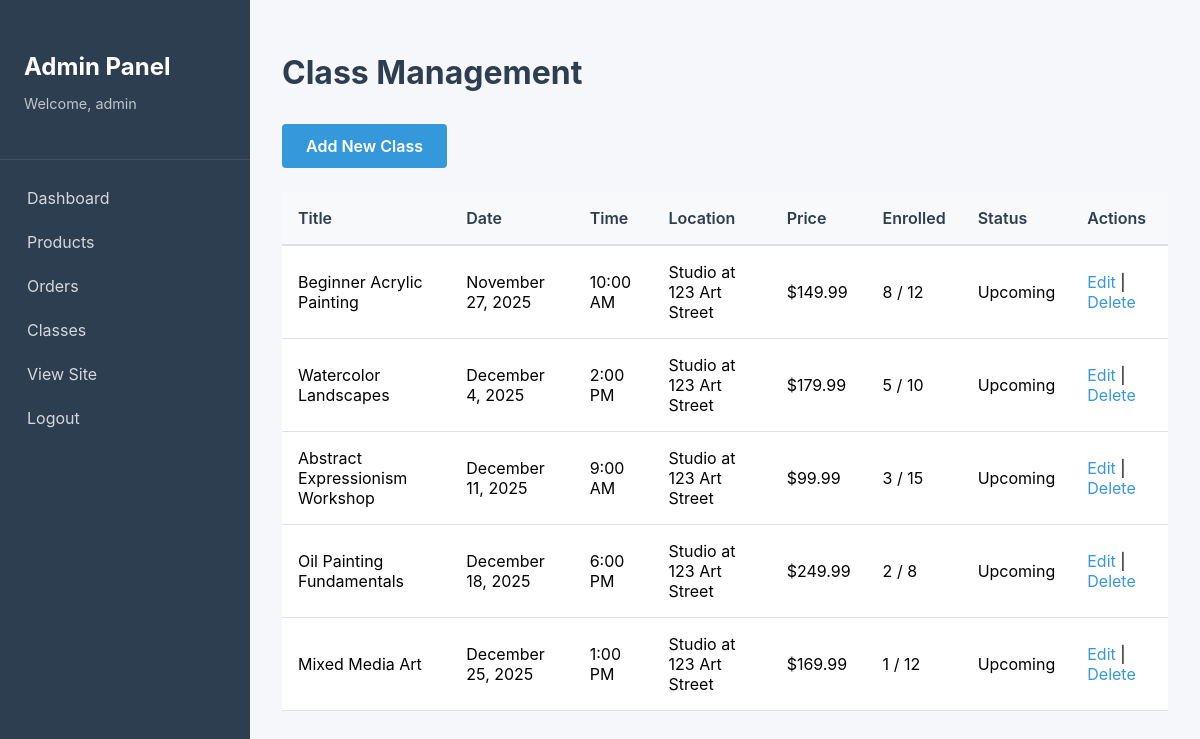
Page /index.php?page=admin&action=classes (signed in) on the committed database.
### tables this page shows
CREATE TABLE IF NOT EXISTS classes (
    id INT AUTO_INCREMENT PRIMARY KEY,
    title VARCHAR(200) NOT NULL,
    description TEXT,
    syllabus TEXT,
    required_materials TEXT,
    date DATE NOT NULL,
    time TIME NOT NULL,
    location VARCHAR(200),
    price DECIMAL(10, 2) NOT NULL,
    capacity INT NOT NULL,
    enrolled INT DEFAULT 0,
    status ENUM('upcoming', 'in_progress', 'completed', 'cancelled') DEFAULT 'upcoming',
    image_url VARCHAR(255),
    created_at TIMESTAMP DEFAULT CURRENT_TIMESTAMP,
    updated_at TIMESTAMP DEFAULT CURRENT_TIMESTAMP ON UPDATE CURRENT_TIMESTAMP,
    INDEX idx_date (date),
    INDEX idx_status (status)
);

### app/controllers/AdminController.php (called while the page is built, shortened)
<?php
class AdminController {
    private $classModel;
    public function __construct() {
        $this->classModel = new ClassModel();
    }
    public function classes() {
        $classes = $this->classModel->getAll();
        $data = [
            'title' => 'Class Management',
            'classes' => $classes
        ];
        require_once APP_PATH . '/views/layouts/admin_header.php';
        require_once APP_PATH . '/views/admin/classes.php';
        require_once APP_PATH . '/views/layouts/admin_footer.php';
    }
}

### config/config.php (called while the page is built, shortened)
<?php
spl_autoload_register(function ($class) {
    $paths = [
        APP_PATH . '/models/' . $class . '.php',
        APP_PATH . '/controllers/' . $class . '.php',
    ];
    foreach ($paths as $path) {
        if (file_exists($path)) {
            return;
        }
    }
});
require_once ROOT_PATH . '/config/helpers.php';

### config/database.php (called while the page is built, shortened)
<?php
class Database {
    private static $instance = null;
    private $connection;
    private function __construct() {
        try {
            $dsn = "mysql:host=" . DB_HOST . ";dbname=" . DB_NAME . ";charset=" . DB_CHARSET;
            $options = [
                PDO::ATTR_ERRMODE => PDO::ERRMODE_EXCEPTION,
                PDO::ATTR_DEFAULT_FETCH_MODE => PDO::FETCH_ASSOC,
                PDO::ATTR_EMULATE_PREPARES => false,
            ];
            $this->connection = new PDO($dsn, DB_USER, DB_PASS, $options);
        } catch (PDOException $e) {
            die("Database connection failed: " . $e->getMessage());
        }
    }
    public static function getInstance() {
        if (self::$instance === null) {
            self::$instance = new self();
        }
        return self::$instance;
    }
    public function getConnection() {
        return $this->connection;
    }
}

### app/models/ClassModel.php (called while the page is built, shortened)
<?php
class ClassModel {
    private $db;
    public function __construct() {
        $this->db = Database::getInstance()->getConnection();
    }
    public function getAll($filters = []) {
        $sql = "SELECT * FROM classes";
        $params = [];
        $sql .= " ORDER BY date ASC, time ASC";
        $stmt = $this->db->prepare($sql);
        $stmt->execute($params);
        return $stmt->fetchAll();
    }
}

### config/helpers.php (called while the page is built, shortened)
<?php
function formatPrice($price) {
    return '$' . number_format($price, 2);
}
function formatDate($date, $format = 'F j, Y') {
    return date($format, strtotime($date));
}
function e($string) {
    return htmlspecialchars($string, ENT_QUOTES, 'UTF-8');
}

### app/views/admin/classes.php (the view)
<h1>Class Management</h1>
<div class="admin-actions">
    <a href="<?php echo BASE_URL; ?>index.php?page=admin&action=editClass" class="btn btn-primary">Add New Class</a>
</div>
<?php if (!empty($data['classes'])): ?>
    <table class="data-table">
        <thead>
            <tr>
                <th>Title</th>
                <th>Date</th>
                <th>Time</th>
                <th>Location</th>
                <th>Price</th>
                <th>Enrolled</th>
                <th>Status</th>
                <th>Actions</th>
            </tr>
        </thead>
        <tbody>
            <?php foreach ($data['classes'] as $class): ?>
                <tr>
                    <td><?php echo e($class['title']); ?></td>
                    <td><?php echo formatDate($class['date']); ?></td>
                    <td><?php echo date('g:i A', strtotime($class['time'])); ?></td>
                    <td><?php echo e($class['location']); ?></td>
                    <td><?php echo formatPrice($class['price']); ?></td>
                    <td><?php echo $class['enrolled']; ?> / <?php echo $class['capacity']; ?></td>
                    <td><?php echo ucfirst($class['status']); ?></td>
                    <td>
                        <a href="<?php echo BASE_URL; ?>index.php?page=admin&action=editClass&id=<?php echo $class['id']; ?>">Edit</a>
                        |
                        <a href="<?php echo BASE_URL; ?>index.php?page=admin&action=deleteClass&id=<?php echo $class['id']; ?>"
                           onclick="return confirm('Delete this class?');">Delete</a>
                    </td>
                </tr>
            <?php endforeach; ?>
        </tbody>
    </table>
<?php else: ?>
    <p>No classes found.</p>
<?php endif; ?>

### assets/css/admin.css (style rules this page uses)
.admin-body { font-family: -apple-system, BlinkMacSystemFont, 'Segoe UI', Roboto, 'Helvetica Neue', Arial, sans-serif; background: #f5f7fa; margin: 0; }
.admin-content h1 { color: #2c3e50; margin-bottom: 2rem; font-size: 2rem; }
.data-table { width: 100%; border-collapse: collapse; background: #fff; }
.data-table thead { background: #f8f9fa; }
.data-table th { padding: 1rem; text-align: left; font-weight: 600; color: #2c3e50; border-bottom: 2px solid #dee2e6; }
.data-table td { padding: 1rem; border-bottom: 1px solid #dee2e6; }
.data-table a { color: #3498db; text-decoration: none; }
.admin-actions { margin-bottom: 1.5rem; }
.btn { display: inline-block; padding: 0.75rem 1.5rem; border-radius: 4px; font-weight: 600; text-align: center; cursor: pointer; border: none; transition: all 0.3s ease; text-decoration: none; }
.btn-primary { background: #3498db; color: #fff; }

### rows in the picture
classes: title "Beginner Acrylic Painting", date "November 27, 2025", time "10:00 AM", location "Studio at 123 Art Street", price "$149.99", enrolled "8", capacity "12", status "Upcoming"
classes: title "Watercolor Landscapes", date "December 4, 2025", time "2:00 PM", location "Studio at 123 Art Street", price "$179.99", enrolled "5", capacity "10", status "Upcoming"
classes: title "Abstract Expressionism Workshop", date "December 11, 2025", time "9:00 AM", location "Studio at 123 Art Street", price "$99.99", enrolled "3", capacity "15", status "Upcoming"
classes: title "Oil Painting Fundamentals", date "December 18, 2025", time "6:00 PM", location "Studio at 123 Art Street", price "$249.99", enrolled "2", capacity "8", status "Upcoming"
classes: title "Mixed Media Art", date "December 25, 2025", time "1:00 PM", location "Studio at 123 Art Street", price "$169.99", enrolled "1", capacity "12", status "Upcoming"

### other values in the picture
$_SESSION['username'] "admin"
